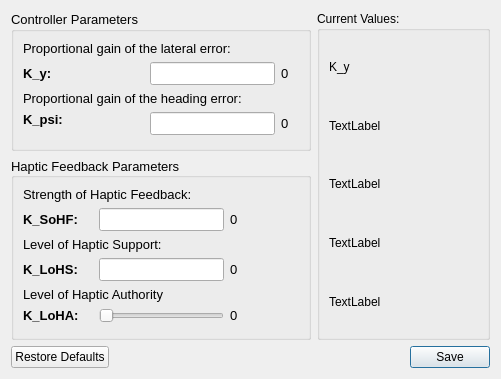
<?xml version="1.0" encoding="UTF-8"?>
<ui version="4.0">
 <class>Dialog</class>
 <widget class="QDialog" name="Dialog">
  <property name="geometry">
   <rect>
    <x>0</x>
    <y>0</y>
    <width>501</width>
    <height>379</height>
   </rect>
  </property>
  <property name="windowTitle">
   <string>Dialog</string>
  </property>
  <layout class="QGridLayout" name="gridLayout">
   <item row="0" column="0">
    <widget class="QGroupBox" name="groupControlparam">
     <property name="sizePolicy">
      <sizepolicy hsizetype="Preferred" vsizetype="Preferred">
       <horstretch>0</horstretch>
       <verstretch>0</verstretch>
      </sizepolicy>
     </property>
     <property name="minimumSize">
      <size>
       <width>300</width>
       <height>0</height>
      </size>
     </property>
     <property name="maximumSize">
      <size>
       <width>8000</width>
       <height>16777215</height>
      </size>
     </property>
     <property name="font">
      <font>
       <pointsize>10</pointsize>
       <weight>50</weight>
       <bold>false</bold>
      </font>
     </property>
     <property name="title">
      <string>Controller Parameters</string>
     </property>
     <layout class="QGridLayout" name="gridLayout_4">
      <item row="0" column="1">
       <layout class="QGridLayout" name="gridLayout_3">
        <item row="0" column="0" colspan="3">
         <widget class="QLabel" name="lblKytitle">
          <property name="font">
           <font>
            <pointsize>10</pointsize>
            <weight>50</weight>
            <bold>false</bold>
           </font>
          </property>
          <property name="text">
           <string>Proportional gain of the lateral error:</string>
          </property>
          <property name="alignment">
           <set>Qt::AlignLeading|Qt::AlignLeft|Qt::AlignTop</set>
          </property>
         </widget>
        </item>
        <item row="2" column="2">
         <widget class="QLabel" name="lbl_k_y">
          <property name="sizePolicy">
           <sizepolicy hsizetype="Preferred" vsizetype="Preferred">
            <horstretch>0</horstretch>
            <verstretch>0</verstretch>
           </sizepolicy>
          </property>
          <property name="minimumSize">
           <size>
            <width>0</width>
            <height>0</height>
           </size>
          </property>
          <property name="font">
           <font>
            <pointsize>10</pointsize>
            <weight>50</weight>
            <bold>false</bold>
           </font>
          </property>
          <property name="text">
           <string>0</string>
          </property>
          <property name="alignment">
           <set>Qt::AlignLeading|Qt::AlignLeft|Qt::AlignVCenter</set>
          </property>
         </widget>
        </item>
        <item row="3" column="0" colspan="3">
         <widget class="QLabel" name="lblKpsititle">
          <property name="font">
           <font>
            <pointsize>10</pointsize>
            <weight>50</weight>
            <bold>false</bold>
           </font>
          </property>
          <property name="text">
           <string>Proportional gain of the heading error:</string>
          </property>
         </widget>
        </item>
        <item row="4" column="2">
         <widget class="QLabel" name="lbl_k_psi">
          <property name="sizePolicy">
           <sizepolicy hsizetype="Minimum" vsizetype="Preferred">
            <horstretch>0</horstretch>
            <verstretch>0</verstretch>
           </sizepolicy>
          </property>
          <property name="font">
           <font>
            <pointsize>10</pointsize>
            <weight>50</weight>
            <bold>false</bold>
           </font>
          </property>
          <property name="text">
           <string>0</string>
          </property>
          <property name="alignment">
           <set>Qt::AlignLeading|Qt::AlignLeft|Qt::AlignVCenter</set>
          </property>
         </widget>
        </item>
        <item row="4" column="1">
         <widget class="QLineEdit" name="edit_k_psi">
          <property name="sizePolicy">
           <sizepolicy hsizetype="Preferred" vsizetype="Fixed">
            <horstretch>0</horstretch>
            <verstretch>0</verstretch>
           </sizepolicy>
          </property>
          <property name="font">
           <font>
            <pointsize>10</pointsize>
           </font>
          </property>
         </widget>
        </item>
        <item row="4" column="0">
         <widget class="QLabel" name="lblKpsi">
          <property name="minimumSize">
           <size>
            <width>121</width>
            <height>0</height>
           </size>
          </property>
          <property name="maximumSize">
           <size>
            <width>10000</width>
            <height>16777215</height>
           </size>
          </property>
          <property name="font">
           <font>
            <pointsize>10</pointsize>
            <weight>75</weight>
            <bold>true</bold>
           </font>
          </property>
          <property name="text">
           <string>K_psi:</string>
          </property>
          <property name="alignment">
           <set>Qt::AlignLeading|Qt::AlignLeft|Qt::AlignTop</set>
          </property>
         </widget>
        </item>
        <item row="2" column="0">
         <widget class="QLabel" name="lblKy">
          <property name="sizePolicy">
           <sizepolicy hsizetype="Minimum" vsizetype="Preferred">
            <horstretch>0</horstretch>
            <verstretch>0</verstretch>
           </sizepolicy>
          </property>
          <property name="minimumSize">
           <size>
            <width>121</width>
            <height>0</height>
           </size>
          </property>
          <property name="maximumSize">
           <size>
            <width>16777215</width>
            <height>16777215</height>
           </size>
          </property>
          <property name="font">
           <font>
            <pointsize>10</pointsize>
            <weight>75</weight>
            <bold>true</bold>
           </font>
          </property>
          <property name="text">
           <string>K_y:</string>
          </property>
         </widget>
        </item>
        <item row="6" column="0" colspan="2">
         <spacer name="verticalSpacer">
          <property name="orientation">
           <enum>Qt::Vertical</enum>
          </property>
          <property name="sizeHint" stdset="0">
           <size>
            <width>20</width>
            <height>40</height>
           </size>
          </property>
         </spacer>
        </item>
        <item row="2" column="1">
         <widget class="QLineEdit" name="edit_k_y">
          <property name="sizePolicy">
           <sizepolicy hsizetype="Preferred" vsizetype="Fixed">
            <horstretch>0</horstretch>
            <verstretch>0</verstretch>
           </sizepolicy>
          </property>
          <property name="font">
           <font>
            <pointsize>10</pointsize>
           </font>
          </property>
          <property name="alignment">
           <set>Qt::AlignLeading|Qt::AlignLeft|Qt::AlignTop</set>
          </property>
         </widget>
        </item>
       </layout>
      </item>
     </layout>
    </widget>
   </item>
   <item row="2" column="0" colspan="2">
    <widget class="QDialogButtonBox" name="btnbox_fdca_controller_settings">
     <property name="orientation">
      <enum>Qt::Horizontal</enum>
     </property>
     <property name="standardButtons">
      <set>QDialogButtonBox::RestoreDefaults|QDialogButtonBox::Save</set>
     </property>
    </widget>
   </item>
   <item row="1" column="0">
    <widget class="QGroupBox" name="groupHapticparam">
     <property name="sizePolicy">
      <sizepolicy hsizetype="Preferred" vsizetype="Preferred">
       <horstretch>0</horstretch>
       <verstretch>0</verstretch>
      </sizepolicy>
     </property>
     <property name="minimumSize">
      <size>
       <width>0</width>
       <height>0</height>
      </size>
     </property>
     <property name="maximumSize">
      <size>
       <width>800</width>
       <height>16777215</height>
      </size>
     </property>
     <property name="font">
      <font>
       <pointsize>10</pointsize>
       <weight>50</weight>
       <bold>false</bold>
      </font>
     </property>
     <property name="title">
      <string>Haptic Feedback Parameters</string>
     </property>
     <property name="alignment">
      <set>Qt::AlignLeading|Qt::AlignLeft|Qt::AlignVCenter</set>
     </property>
     <layout class="QGridLayout" name="gridLayout_6">
      <item row="0" column="0">
       <layout class="QGridLayout" name="gridLayout_5">
        <item row="0" column="0" colspan="3">
         <widget class="QLabel" name="lblKsohftitle">
          <property name="font">
           <font>
            <pointsize>10</pointsize>
            <weight>50</weight>
            <bold>false</bold>
           </font>
          </property>
          <property name="text">
           <string>Strength of Haptic Feedback:</string>
          </property>
          <property name="alignment">
           <set>Qt::AlignLeading|Qt::AlignLeft|Qt::AlignTop</set>
          </property>
         </widget>
        </item>
        <item row="3" column="1">
         <widget class="QLineEdit" name="edit_lohs">
          <property name="sizePolicy">
           <sizepolicy hsizetype="Minimum" vsizetype="Fixed">
            <horstretch>0</horstretch>
            <verstretch>0</verstretch>
           </sizepolicy>
          </property>
          <property name="font">
           <font>
            <pointsize>10</pointsize>
           </font>
          </property>
         </widget>
        </item>
        <item row="6" column="1">
         <widget class="QSlider" name="slider_loha">
          <property name="sizePolicy">
           <sizepolicy hsizetype="Minimum" vsizetype="Fixed">
            <horstretch>0</horstretch>
            <verstretch>0</verstretch>
           </sizepolicy>
          </property>
          <property name="maximum">
           <number>100</number>
          </property>
          <property name="orientation">
           <enum>Qt::Horizontal</enum>
          </property>
         </widget>
        </item>
        <item row="3" column="0">
         <widget class="QLabel" name="lblKlohs">
          <property name="font">
           <font>
            <pointsize>10</pointsize>
            <weight>75</weight>
            <bold>true</bold>
           </font>
          </property>
          <property name="text">
           <string>K_LoHS:</string>
          </property>
         </widget>
        </item>
        <item row="1" column="0">
         <widget class="QLabel" name="lblKsohf">
          <property name="font">
           <font>
            <pointsize>10</pointsize>
            <weight>75</weight>
            <bold>true</bold>
           </font>
          </property>
          <property name="text">
           <string>K_SoHF:</string>
          </property>
         </widget>
        </item>
        <item row="6" column="0">
         <widget class="QLabel" name="lblKloha">
          <property name="font">
           <font>
            <pointsize>10</pointsize>
            <weight>75</weight>
            <bold>true</bold>
           </font>
          </property>
          <property name="text">
           <string>K_LoHA:</string>
          </property>
         </widget>
        </item>
        <item row="6" column="2">
         <widget class="QLabel" name="lbl_loha">
          <property name="font">
           <font>
            <pointsize>10</pointsize>
           </font>
          </property>
          <property name="text">
           <string>0</string>
          </property>
          <property name="alignment">
           <set>Qt::AlignLeading|Qt::AlignLeft|Qt::AlignVCenter</set>
          </property>
         </widget>
        </item>
        <item row="1" column="1">
         <widget class="QLineEdit" name="edit_sohf">
          <property name="sizePolicy">
           <sizepolicy hsizetype="Minimum" vsizetype="Fixed">
            <horstretch>0</horstretch>
            <verstretch>0</verstretch>
           </sizepolicy>
          </property>
          <property name="font">
           <font>
            <pointsize>10</pointsize>
           </font>
          </property>
         </widget>
        </item>
        <item row="4" column="0" colspan="3">
         <widget class="QLabel" name="lblKlohatitle">
          <property name="font">
           <font>
            <pointsize>10</pointsize>
            <weight>50</weight>
            <bold>false</bold>
           </font>
          </property>
          <property name="text">
           <string>Level of Haptic Authority</string>
          </property>
         </widget>
        </item>
        <item row="2" column="0" colspan="3">
         <widget class="QLabel" name="lblKlohstitle">
          <property name="font">
           <font>
            <pointsize>10</pointsize>
            <weight>50</weight>
            <bold>false</bold>
           </font>
          </property>
          <property name="text">
           <string>Level of Haptic Support:</string>
          </property>
         </widget>
        </item>
        <item row="1" column="2">
         <widget class="QLabel" name="lbl_sohf">
          <property name="font">
           <font>
            <pointsize>10</pointsize>
            <weight>50</weight>
            <bold>false</bold>
           </font>
          </property>
          <property name="text">
           <string>0</string>
          </property>
          <property name="alignment">
           <set>Qt::AlignLeading|Qt::AlignLeft|Qt::AlignVCenter</set>
          </property>
         </widget>
        </item>
        <item row="3" column="2">
         <widget class="QLabel" name="lbl_lohs">
          <property name="font">
           <font>
            <pointsize>10</pointsize>
            <weight>50</weight>
            <bold>false</bold>
           </font>
          </property>
          <property name="text">
           <string>0</string>
          </property>
          <property name="alignment">
           <set>Qt::AlignLeading|Qt::AlignLeft|Qt::AlignVCenter</set>
          </property>
         </widget>
        </item>
       </layout>
      </item>
      <item row="1" column="0">
       <spacer name="verticalSpacer_2">
        <property name="orientation">
         <enum>Qt::Vertical</enum>
        </property>
        <property name="sizeHint" stdset="0">
         <size>
          <width>20</width>
          <height>40</height>
         </size>
        </property>
       </spacer>
      </item>
     </layout>
    </widget>
   </item>
   <item row="0" column="1" rowspan="2">
    <widget class="QGroupBox" name="groupBox">
     <property name="title">
      <string>Current Values:</string>
     </property>
     <layout class="QGridLayout" name="gridLayout_2">
      <item row="3" column="0" colspan="2">
       <widget class="QLabel" name="label_3">
        <property name="text">
         <string>TextLabel</string>
        </property>
       </widget>
      </item>
      <item row="0" column="0" colspan="2">
       <widget class="QLabel" name="label">
        <property name="text">
         <string>K_y</string>
        </property>
       </widget>
      </item>
      <item row="1" column="0" colspan="2">
       <widget class="QLabel" name="label_5">
        <property name="text">
         <string>TextLabel</string>
        </property>
       </widget>
      </item>
      <item row="2" column="0">
       <widget class="QLabel" name="label_4">
        <property name="text">
         <string>TextLabel</string>
        </property>
       </widget>
      </item>
      <item row="4" column="0">
       <widget class="QLabel" name="label_2">
        <property name="text">
         <string>TextLabel</string>
        </property>
       </widget>
      </item>
     </layout>
    </widget>
   </item>
  </layout>
 </widget>
 <resources/>
 <connections>
  <connection>
   <sender>btnbox_fdca_controller_settings</sender>
   <signal>accepted()</signal>
   <receiver>Dialog</receiver>
   <slot>accept()</slot>
   <hints>
    <hint type="sourcelabel">
     <x>248</x>
     <y>254</y>
    </hint>
    <hint type="destinationlabel">
     <x>157</x>
     <y>274</y>
    </hint>
   </hints>
  </connection>
  <connection>
   <sender>btnbox_fdca_controller_settings</sender>
   <signal>rejected()</signal>
   <receiver>Dialog</receiver>
   <slot>reject()</slot>
   <hints>
    <hint type="sourcelabel">
     <x>316</x>
     <y>260</y>
    </hint>
    <hint type="destinationlabel">
     <x>286</x>
     <y>274</y>
    </hint>
   </hints>
  </connection>
 </connections>
</ui>
